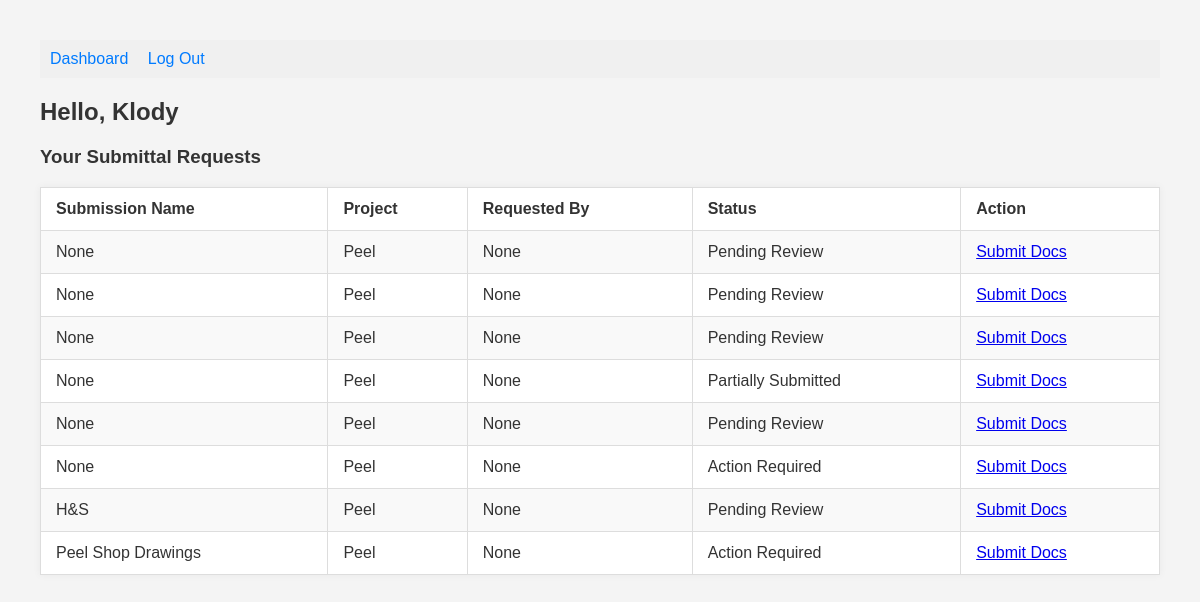
Page /submitter_dashboard (signed in) on the committed database.
### tables this page shows
CREATE TABLE submitting_users (
    id INTEGER PRIMARY KEY AUTOINCREMENT,
    login TEXT UNIQUE NOT NULL,
    password TEXT NOT NULL,
    email TEXT NOT NULL,
    token TEXT UNIQUE NOT NULL,
    invited_by INTEGER NOT NULL, name TEXT,
    FOREIGN KEY (invited_by) REFERENCES admin_users(id)
);

CREATE TABLE "requests" (
    id INTEGER PRIMARY KEY AUTOINCREMENT,
    project_id INTEGER NOT NULL,
    submitter_id INTEGER NOT NULL,
    requirement_set_id INTEGER NOT NULL,
    admin_id INTEGER NOT NULL,
    token TEXT UNIQUE,
    status TEXT DEFAULT 'pending review',
    date_requested TEXT DEFAULT CURRENT_TIMESTAMP
, name TEXT, description TEXT);

CREATE TABLE project (
    id INTEGER PRIMARY KEY AUTOINCREMENT,
    project_number INTEGER NOT NULL,
    project_name TEXT NOT NULL,
    project_admin_id INTEGER NOT NULL,
    FOREIGN KEY (project_admin_id) REFERENCES admin_users(id)
);

### app.py (the view)
@app.route("/submitter_dashboard", methods=['GET', 'POST'])
def submitter_dashboard():
    if not session.get("submitter"):
        return redirect("/login")
    db = get_db()
    submitter_id = session.get("id")
    if not submitter_id and not session.get("submitter"):
        return redirect("/submitter_login")
    submitter = db.execute("SELECT * FROM submitting_users WHERE id = ?", (submitter_id,)).fetchone()
    sub_requests = db.execute("""
    SELECT
        requests.project_id,
        requests.admin_id,
        requests.token,
        requests.status,
        requests.name as request_name,
        admin_users.name AS gc_name,
        project.project_name
    FROM requests
    JOIN admin_users ON requests.admin_id = admin_users.id
    JOIN project ON requests.project_id = project.id
    WHERE requests.submitter_id = ?
""", (submitter_id,)).fetchall()
    return render_template("submitter_dashboard.html", submitter=submitter, sub_requests=sub_requests)

### app.py (called while the page is built)
def get_db():
    conn = sqlite3.connect("database.db")
    conn.row_factory = sqlite3.Row
    return conn

### templates/submitter_dashboard.html (shortened to what this page needs)
<!DOCTYPE html>
<html lang="en">
<head>
    <link rel="stylesheet" href="{{ url_for('static', filename='style.css') }}">
</head>
<body>
    <nav style="background-color: #f0f0f0; padding: 10px;">
        <a href="/submitter_dashboard" style="margin-right: 15px;">Dashboard</a>
        <a href="/logout">Log Out</a>
    </nav>
    <h2>Hello, {{ submitter['login'] }}</h2>
    <h3>Your Submittal Requests</h3>
    <table border="1" cellpadding="8" cellspacing="0">
        <tr>
            <th>Submission Name</th>
            <th>Project</th>
            <th>Requested By</th>
            <th>Status</th>
            <th>Action</th>
        </tr>
        {% for req in sub_requests %}
        <tr>
            <td>{{ req.request_name }}</td>
            <td>{{ req.project_name }}</td>
            <td>{{ req.gc_name }}</td>
            <td>{{ req.status.replace("_", " ").title() }}</td>
            <td><a href="/submission/{{ req.token }}">Submit Docs</a></td>
        </tr>
        {% else %}
        <tr>
            <td colspan="4">You have no active submittal requests.</td>
        </tr>
        {% endfor %}
    </table>
</body>
</html>

### static/style.css (style rules this page uses)
body { font-family: Arial, sans-serif; margin: 40px; background-color: #f4f4f4; color: #333; }
nav { background-color: #f0f0f0; padding: 10px; margin-bottom: 20px; }
nav a { margin-right: 15px; text-decoration: none; color: #007bff; }
h1, h2, h3 { color: #333; }
table { width: 100%; border-collapse: collapse; background-color: #fff; box-shadow: 0 0 8px rgba(0, 0, 0, 0.05); }
th, td { padding: 12px 15px; border: 1px solid #ddd; text-align: left; }
tr:nth-child(even) { background-color: #f9f9f9; }

### rows in the picture
submitting_users: login "Klody"
requests: request_name "None", project_name "Peel", gc_name "None", status.replace "Pending Review"
requests: request_name "None", project_name "Peel", gc_name "None", status.replace "Pending Review"
requests: request_name "None", project_name "Peel", gc_name "None", status.replace "Pending Review"
requests: request_name "None", project_name "Peel", gc_name "None", status.replace "Partially Submitted"
requests: request_name "None", project_name "Peel", gc_name "None", status.replace "Pending Review"
requests: request_name "None", project_name "Peel", gc_name "None", status.replace "Action Required"
requests: request_name "H&S", project_name "Peel", gc_name "None", status.replace "Pending Review"
requests: request_name "Peel Shop Drawings", project_name "Peel", gc_name "None", status.replace "Action Required"
